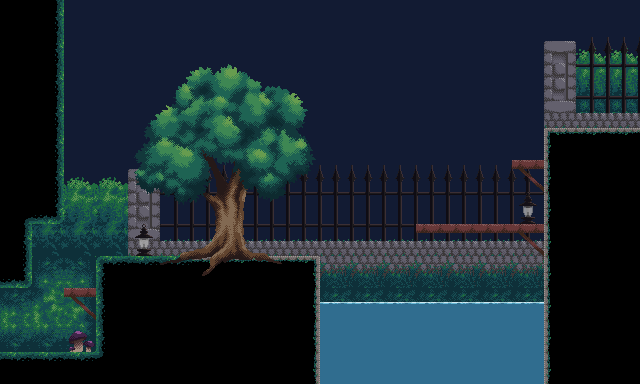

This is a level from a 2D game, rendered from its Tiled map with the project's own tilesets. A one-line summary and the complete map file follow:
An orthogonal 20x12 tile map with 32x32 px tiles, 5 tile layers (sky, bg, water, col, ...), 3 tilesets and 16 objects.

<map version="1.0" orientation="orthogonal" renderorder="right-down" width="20" height="12" tilewidth="32" tileheight="32" nextobjectid="58">
 <tileset firstgid="1" name="garden" tilewidth="32" tileheight="32" tilecount="66" columns="6">
  <image source="garden.png" width="192" height="352" />
 </tileset>
 <tileset firstgid="67" name="water" tilewidth="32" tileheight="32" tilecount="8" columns="4">
  <image source="water.png" width="128" height="64" />
  <tile id="0">
   <animation>
    <frame tileid="0" duration="100" />
    <frame tileid="1" duration="100" />
    <frame tileid="2" duration="100" />
    <frame tileid="4" duration="100" />
    <frame tileid="5" duration="100" />
    <frame tileid="6" duration="100" />
   </animation>
  </tile>
 </tileset>
 <tileset firstgid="75" name="garden-env" tilewidth="32" tileheight="32" tilecount="168" columns="12">
  <image source="garden-env.png" width="384" height="448" />
 </tileset>
 <layer name="sky" width="20" height="12">
  <data encoding="csv">
24,24,24,24,24,24,24,24,24,24,24,24,24,24,24,24,24,24,24,24,
24,24,24,24,24,24,24,24,24,24,24,24,24,24,24,24,24,24,24,24,
24,24,24,24,24,24,24,24,24,24,24,24,24,24,24,24,24,24,24,24,
24,24,24,24,24,24,24,24,24,24,24,24,24,24,24,24,24,24,24,24,
24,24,24,24,24,24,24,24,24,24,24,24,24,24,24,24,24,24,24,24,
24,24,24,24,24,24,24,24,24,24,24,24,24,24,24,24,24,24,24,24,
24,24,24,24,24,24,24,24,24,24,24,24,24,24,24,24,24,24,24,24,
24,24,24,24,24,24,24,24,24,24,24,24,24,24,24,24,24,24,24,24,
24,24,24,24,24,24,24,24,24,24,24,24,24,24,24,24,24,24,24,24,
24,24,24,24,24,24,24,24,24,24,24,24,24,24,24,24,24,24,24,24,
24,24,24,24,24,24,24,24,24,24,24,24,24,24,24,24,24,24,24,24,
24,24,24,24,24,24,24,24,24,24,24,24,24,24,24,24,24,24,24,24
</data>
 </layer>
 <layer name="bg" width="20" height="12">
  <data encoding="csv">
0,0,0,0,0,0,0,0,0,0,0,0,0,0,0,0,0,0,0,0,
0,0,0,0,0,0,0,0,0,0,0,0,0,0,0,0,0,6,1,2,
0,0,0,0,0,0,0,0,0,0,0,0,0,0,0,0,0,12,7,8,
0,0,0,0,0,0,0,0,0,0,0,0,0,0,0,0,0,18,13,14,
0,0,0,0,0,0,0,0,0,0,0,0,0,0,0,0,0,0,0,0,
0,0,4,4,6,19,20,20,20,20,20,20,20,20,20,20,21,0,0,0,
0,0,10,10,12,25,26,26,26,26,26,26,26,26,26,26,27,0,0,0,
0,16,16,16,18,31,32,32,32,32,32,32,32,32,32,32,33,0,0,0,
0,49,51,0,0,0,0,0,0,0,17,17,17,17,17,17,17,0,0,0,
50,59,57,0,0,0,0,0,0,0,50,50,50,50,50,50,50,0,0,0,
62,62,63,0,0,0,0,0,0,0,0,0,0,0,0,0,0,0,0,0,
0,0,0,0,0,0,0,0,0,0,0,0,0,0,0,0,0,0,0,0
</data>
 </layer>
 <layer name="water" width="20" height="12">
  <data encoding="csv">
0,0,0,0,0,0,0,0,0,0,0,0,0,0,0,0,0,0,0,0,
0,0,0,0,0,0,0,0,0,0,0,0,0,0,0,0,0,0,0,0,
0,0,0,0,0,0,0,0,0,0,0,0,0,0,0,0,0,0,0,0,
0,0,0,0,0,0,0,0,0,0,0,0,0,0,0,0,0,0,0,0,
0,0,0,0,0,0,0,0,0,0,0,0,0,0,0,0,0,0,0,0,
0,0,0,0,0,0,0,0,0,0,0,0,0,0,0,0,0,0,0,0,
0,0,0,0,0,0,0,0,0,0,0,0,0,0,0,0,0,0,0,0,
0,0,0,0,0,0,0,0,0,0,0,0,0,0,0,0,0,0,0,0,
0,0,0,0,0,0,0,0,0,0,0,0,0,0,0,0,0,0,0,0,
0,0,0,0,0,0,0,0,0,0,67,67,67,67,67,67,67,0,0,0,
0,0,0,0,0,0,0,0,0,0,70,70,70,70,70,70,70,0,0,0,
0,0,0,0,0,0,0,0,0,0,70,70,70,70,70,70,70,0,0,0
</data>
 </layer>
 <layer name="col" width="20" height="12">
  <data encoding="csv">
23,39,0,0,0,0,0,0,0,0,0,0,0,0,0,0,0,0,0,0,
23,39,0,0,0,0,0,0,0,0,0,0,0,0,0,0,0,0,0,0,
23,39,0,0,0,0,0,0,0,0,0,0,0,0,0,0,0,0,0,0,
23,39,0,0,0,0,0,0,0,0,0,0,0,0,0,0,0,0,0,0,
23,39,0,0,0,0,0,0,0,0,0,0,0,0,0,0,11,29,22,22,
23,39,0,0,0,0,0,0,0,0,0,0,0,0,0,0,64,35,23,23,
37,48,0,0,0,0,0,0,0,0,0,0,0,0,0,0,0,35,23,23,
39,0,0,0,0,0,0,0,0,0,0,0,0,66,66,66,64,35,23,23,
48,0,0,41,46,46,22,22,22,28,0,0,0,0,0,0,0,35,23,23,
0,0,11,40,23,23,23,23,23,34,0,0,0,0,0,0,0,35,23,23,
0,0,0,40,23,23,23,23,23,34,0,0,0,0,0,0,0,35,23,23,
46,46,46,44,23,23,23,23,23,34,0,0,0,0,0,0,0,35,23,23
</data>
 </layer>
 <layer name="env" width="20" height="12">
  <data encoding="csv">
0,0,0,0,0,0,0,0,0,0,0,0,0,0,0,0,0,0,0,0,
0,0,0,0,0,0,0,0,0,0,0,0,0,0,0,0,0,0,0,0,
0,0,0,0,81,82,83,84,85,86,0,0,0,0,0,0,0,0,0,0,
0,0,0,0,93,94,95,96,97,98,0,0,0,0,0,0,0,0,0,0,
0,0,0,0,105,106,107,108,109,110,0,0,0,0,0,0,0,0,0,0,
0,0,0,0,117,118,119,120,121,122,0,0,0,0,0,0,0,0,0,0,
0,0,0,0,129,130,131,132,133,134,0,0,0,0,0,0,76,0,0,0,
0,0,0,0,76,142,143,144,145,146,0,0,0,0,0,0,0,0,0,0,
0,0,0,0,153,154,155,156,157,158,0,0,0,0,0,0,0,0,0,0,
0,0,64,0,0,0,0,0,0,0,0,0,0,0,0,0,0,0,0,0,
0,0,75,0,0,0,0,0,0,0,0,0,0,0,0,0,0,0,0,0,
0,0,0,0,0,0,0,0,0,0,0,0,0,0,0,0,0,0,0,0
</data>
 </layer>
 <objectgroup name="grounds">
  <object id="31" x="0" y="352">
   <polyline points="0,0 96,0" />
  </object>
  <object id="32" x="100" y="255.996">
   <polyline points="0,0 220,0.00390625" />
  </object>
  <object id="33" x="548" y="128">
   <polyline points="0,0 92,0" />
  </object>
 </objectgroup>
 <objectgroup name="walls">
  <object id="34" x="64" y="0">
   <polyline points="0,0 0,224" />
  </object>
  <object id="35" x="32" y="224">
   <polyline points="0,0 0,64" />
  </object>
  <object id="36" x="96" y="256">
   <polyline points="0,0 0,96" />
  </object>
  <object id="37" x="320" y="256">
   <polyline points="0,0 0,128" />
  </object>
  <object id="38" x="544" y="128">
   <polyline points="0,0 0,256" />
  </object>
 </objectgroup>
 <objectgroup name="ceilings">
  <object id="55" x="0" y="288">
   <polyline points="0,0 27.9961,-0.00390625" />
  </object>
  <object id="56" x="32" y="224">
   <polyline points="0,0 27.9922,0" />
  </object>
 </objectgroup>
 <objectgroup name="owp">
  <object id="42" x="416" y="224">
   <polyline points="0,0 128,0" />
  </object>
  <object id="43" x="512" y="160">
   <polyline points="0,0 32,0" />
  </object>
  <object id="44" x="64" y="288">
   <polyline points="0,0 32,0" />
  </object>
 </objectgroup>
 <objectgroup name="lights">
  <object id="51" x="144" y="240">
   <ellipse />
  </object>
  <object id="52" x="528" y="208">
   <ellipse />
  </object>
 </objectgroup>
 <objectgroup name="death">
  <object id="57" x="320" y="336">
   <polyline points="0,0 224,0" />
  </object>
 </objectgroup>
</map>
